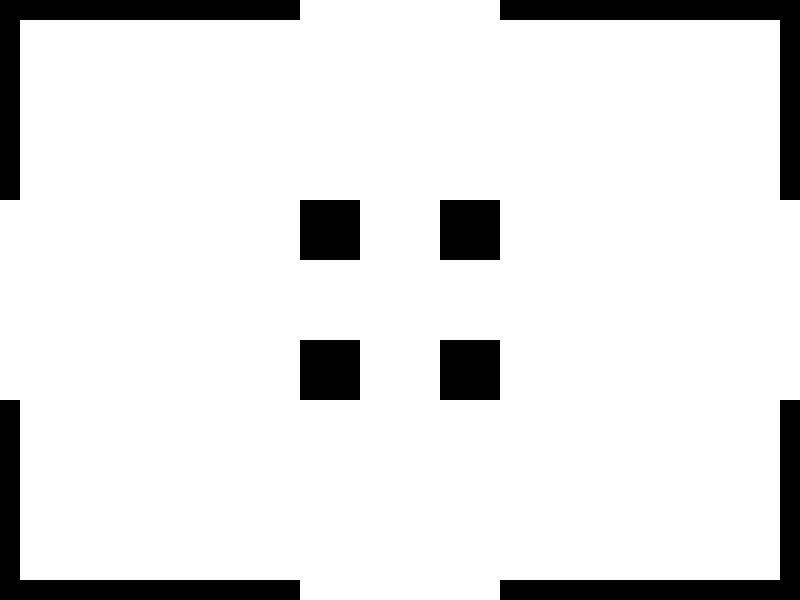

Below is a game level as drawn by its tile map, then a one-line description and the .tmx that defines it (tile-layer data replaced by summaries):
An orthogonal 40x30 tile map with 20x20 px tiles, 2 tile layers (Image, Collisions).

<map version="1.0" orientation="orthogonal" width="40" height="30" tilewidth="20" tileheight="20">
 <tileset firstgid="1" name="colours" tilewidth="20" tileheight="20">
  <image source="colours.png" width="100" height="40" />
 </tileset>
 <layer name="Image" width="40" height="30">
  <data>[1200 cells, 1200 non-empty, 3 distinct tile ids]</data>
 </layer>
 <layer name="Collisions" width="40" height="30">
  <data>[1200 cells, 132 non-empty, 1 distinct tile ids]</data>
 </layer>
</map>